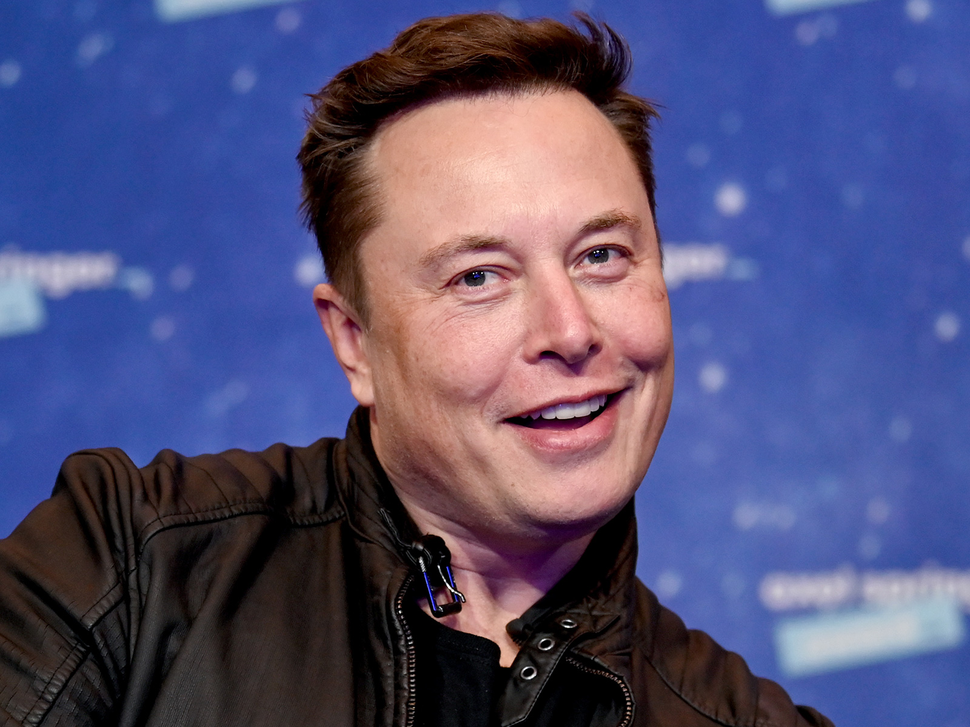
#> input picture python_file_lesson/IMAGE/image.png, 970 x 727 px, shrunk from 1600 x 1200 before the run, found by its file name
$ python image_color_spilting.py
#> lines starting #> are read from the running program, lines starting #| are printed output that depends on the picture
from PIL import Image

img = Image.open(r"C:\Users\Owner\Desktop\python-beginner\python_file_lesson\IMAGE\image.png")
#> img is the input picture: PIL image 970x727 RGB; mean R, G, B 82.2, 80.4, 119.6
r, g, b = img.split()
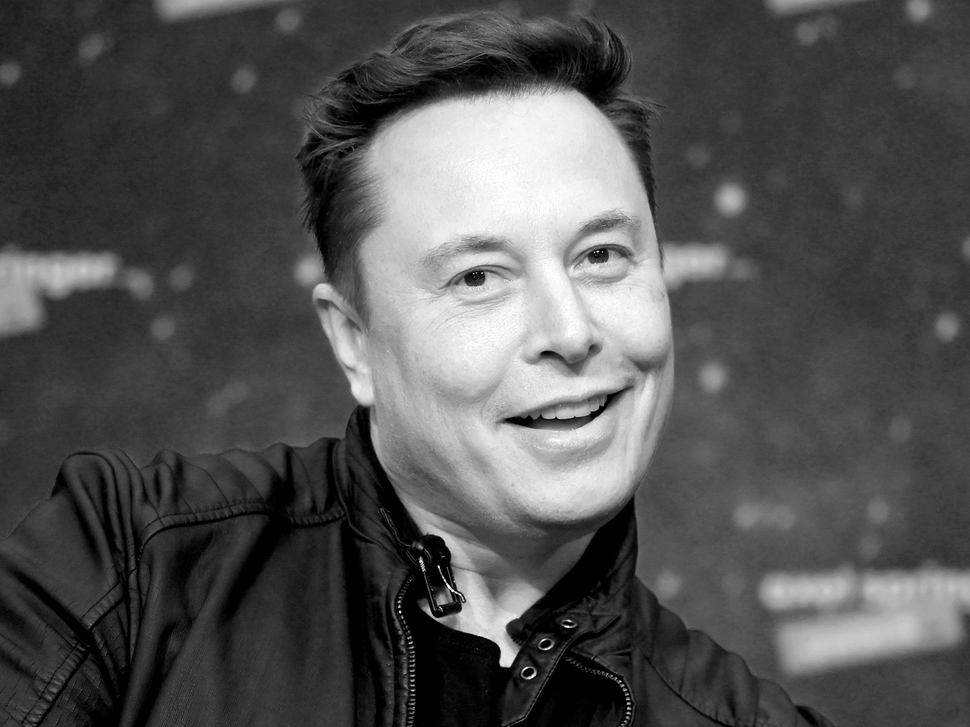
#> r: PIL image 970x727 L; min 0, max 255, mean 82.2
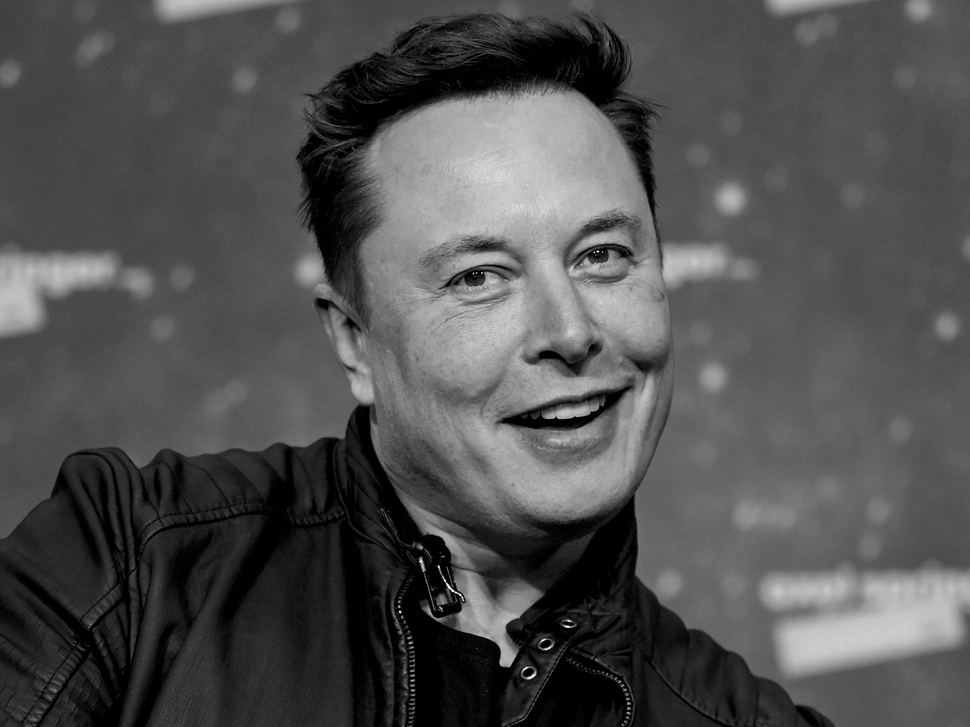
#> g: PIL image 970x727 L; min 0, max 255, mean 80.4
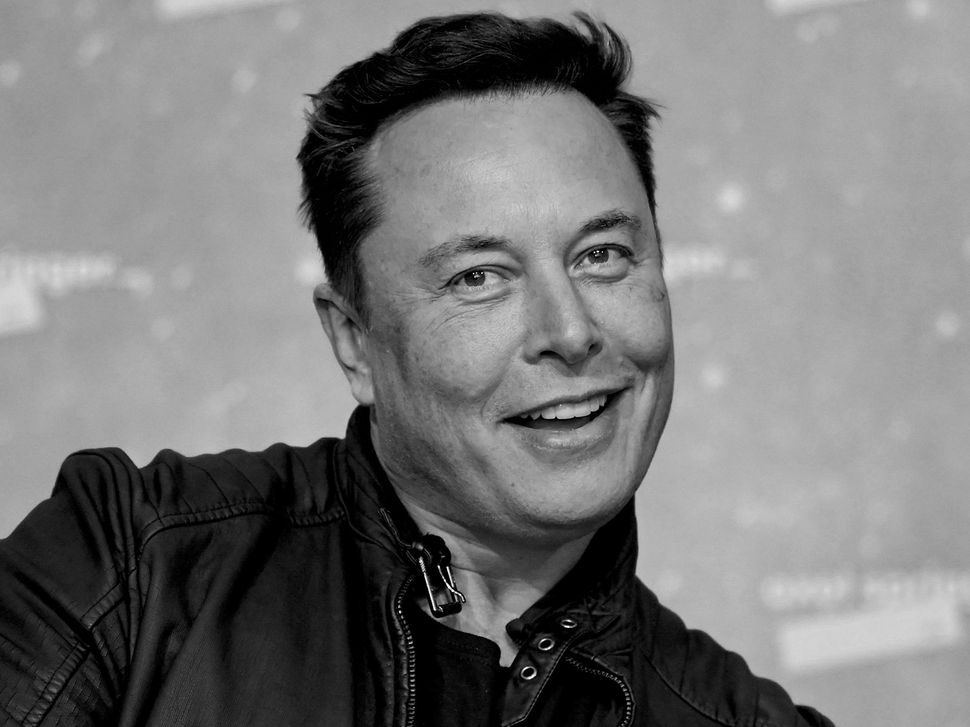
#> b: PIL image 970x727 L; min 0, max 255, mean 119.6

r.show()
g.show()
b.show()

$ run again, with python_file_lesson/IMAGE/787.jpg saved as python_file_lesson/IMAGE/image.png
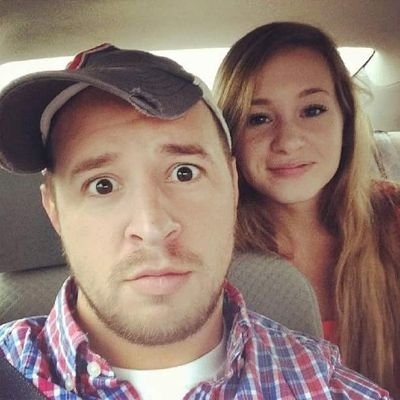
#> input picture python_file_lesson/IMAGE/787.jpg, 400 x 400 px, found by its file name
#> img is the input picture: PIL image 400x400 RGB; mean R, G, B 144.1, 121.5, 111.9
#> `r, g, b = img.split()`:
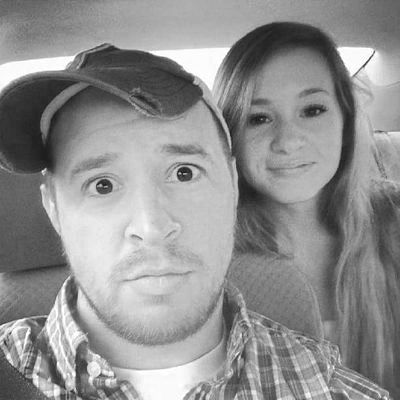
#> r: PIL image 400x400 L; min 23, max 255, mean 144.1
#> `r, g, b = img.split()`:
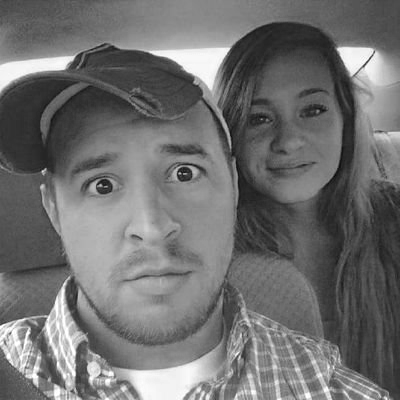
#> b: PIL image 400x400 L; min 8, max 255, mean 111.9
